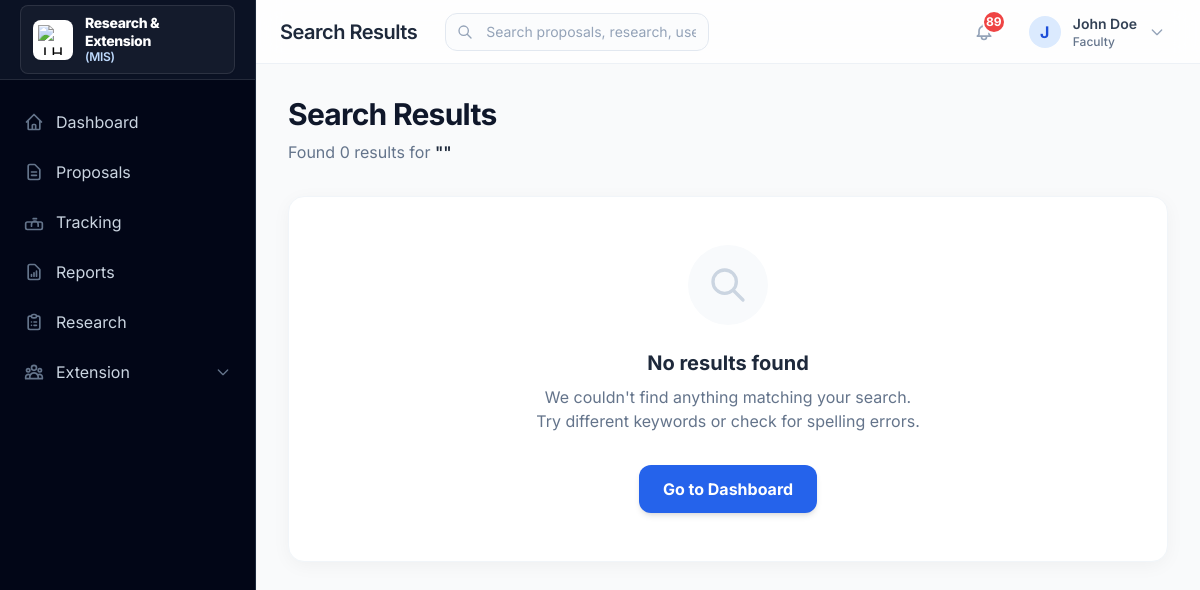
/search/ (signed in), run on the app's committed database.
### users/models.py (models this page shows, shortened)
class CustomUser(AbstractUser):
    ROLE_CHOICES = UserRole.choices
    DEPARTMENT_CHOICES = Department.choices
    role = models.CharField(
        max_length=30,
        choices=UserRole.choices,
        default=UserRole.FACULTY
    )
    employee_id = models.CharField(max_length=50, blank=True)
    department = models.CharField(
        max_length=100,
        choices=Department.choices,
        blank=True
    )
    phone = models.CharField(max_length=20, blank=True)
    created_at = models.DateTimeField(auto_now_add=True)
    updated_at = models.DateTimeField(auto_now=True)
    class Meta:
        verbose_name = 'User'
        verbose_name_plural = 'Users'
    @property
    def is_admin(self):
        return self.role == UserRole.ADMIN or self.is_superuser
    @property
    def is_faculty(self):
        return self.role == UserRole.FACULTY
    @property
    def is_research_extension_staff(self):
        return self.role == UserRole.RESEARCH_EXTENSION_STAFF
    @property
    def is_research_staff(self):
        return self.is_research_extension_staff
    @property
    def is_extension_staff(self):
        return self.is_research_extension_staff

### core/views.py (the view, shortened to what this page needs)
# urls.py: path('search/', global_search, name='global_search'),
@login_required
def global_search(request):
    query = request.GET.get('q', '').strip()
    results = {
        'proposals': [],
        'research': [],
        'extensions': [],
        'users': [],
    }
    total_count = sum(len(v) for v in results.values())
    context = {
        'query': query,
        'results': results,
        'total_count': total_count,
    }
    return render(request, 'core/search_results.html', context)

### templates/core/search_results.html (shortened to what this page needs)
{% extends 'base.html' %}
{% block page_title %}Search Results{% endblock %}
{% block content %}
<div class="max-w-6xl mx-auto">
    <div class="mb-8">
        <h1 class="text-3xl font-bold text-slate-900 tracking-tight">Search Results</h1>
        <p class="text-slate-500 mt-2">
            Found {{ total_count }} result{{ total_count|pluralize }} for <span class="font-semibold text-slate-800">"{{ query }}"</span>
        </p>
    </div>
    {% if total_count == 0 %}
    <div class="bg-white rounded-2xl shadow-soft border border-slate-100 p-12 text-center">
        <div class="w-20 h-20 bg-slate-50 text-slate-300 rounded-full flex items-center justify-center mx-auto mb-6">
            <svg class="w-10 h-10" fill="none" stroke="currentColor" viewBox="0 0 24 24"><path stroke-linecap="round" stroke-linejoin="round" stroke-width="2" d="M21 21l-6-6m2-5a7 7 0 11-14 0 7 7 0 0114 0z"></path></svg>
        </div>
        <h3 class="text-xl font-bold text-slate-800">No results found</h3>
        <p class="text-slate-500 mt-2 max-w-sm mx-auto">We couldn't find anything matching your search. Try different keywords or check for spelling errors.</p>
        <div class="mt-8">
            <a href="{% url 'dashboard' %}" class="inline-flex items-center px-6 py-3 bg-blue-600 text-white font-bold rounded-xl shadow-md hover:bg-blue-700 transition-all">
                Go to Dashboard
            </a>
        </div>
    </div>
    {% endif %}
</div>
{% endblock %}

### templates/base.html (shortened to what this page needs)
{% load static %}
<!DOCTYPE html>
<html lang="en">
<head>
    <script src="https://cdn.tailwindcss.com"></script>
</head>
<body class="bg-gray-50" x-data="{ sidebarOpen: false }">
    {% if user.is_authenticated %}
    <div class="flex h-screen">
        <aside data-sidebar-variant="executive-clean"
            :class="sidebarOpen ? 'translate-x-0 shadow-2xl' : '-translate-x-full'"
            class="fixed inset-y-0 left-0 z-50 w-64 bg-slate-950 border-r border-slate-800 transform transition-transform duration-300 ease-in-out lg:relative lg:translate-x-0 lg:shadow-sm flex flex-col"
        >
            <div class="flex items-center justify-between h-20 px-5 border-b border-white/10 bg-slate-900/70">
                <div class="flex items-center gap-3 min-w-0 rounded-lg border border-white/10 bg-white/[0.04] px-3 py-2 shadow-sm">
                    <div class="w-10 h-10 rounded-lg bg-white border border-white/20 shadow-sm p-1 flex items-center justify-center shrink-0 overflow-hidden">
                        <img src="{% static 'images/jh_logo.png' %}" alt="J.H. Cerilles State College logo" class="w-full h-full object-contain">
                    </div>
                    <h1 class="text-sm font-extrabold text-white leading-tight tracking-tight">
                        Research &amp; Extension
                        <span class="block text-xs font-semibold text-blue-200">(MIS)</span>
                    </h1>
                </div>
            </div>
            <nav class="flex-1 mt-5 px-3 space-y-1.5">
                {% block sidebar %}
                <a href="{% url 'dashboard' %}" class="flex items-center px-3 py-2.5 rounded-lg transition-all duration-200 group {% if request.resolver_match.url_name == 'dashboard' %}bg-white/10 text-white shadow-sm ring-1 ring-white/10 font-semibold border-l-2 border-blue-400{% else %}text-slate-300 hover:bg-white/[0.06] hover:text-white{% endif %}">
                    <svg class="w-5 h-5 mr-3 transition-colors {% if request.resolver_match.url_name == 'dashboard' %}text-blue-200{% else %}text-slate-500 group-hover:text-blue-200{% endif %}" fill="none" stroke="currentColor" viewBox="0 0 24 24">
                        <path stroke-linecap="round" stroke-linejoin="round" stroke-width="2" d="M3 12l2-2m0 0l7-7 7 7M5 10v10a1 1 0 001 1h3m10-11l2 2m-2-2v10a1 1 0 01-1 1h-3m-6 0a1 1 0 001-1v-4a1 1 0 011-1h2a1 1 0 011 1v4a1 1 0 001 1m-6 0h6"></path>
                    </svg>
                    Dashboard
                </a>
                <a href="{% url 'proposal_list' %}" class="flex items-center px-3 py-2.5 mt-1 rounded-lg transition-all duration-200 group {% if 'proposal' in request.resolver_match.url_name and request.resolver_match.url_name != 'proposal_tracking_dashboard' %}bg-white/10 text-white shadow-sm ring-1 ring-white/10 font-semibold border-l-2 border-blue-400{% else %}text-slate-300 hover:bg-white/[0.06] hover:text-white{% endif %}">
                    <svg class="w-5 h-5 mr-3 transition-colors {% if 'proposal' in request.resolver_match.url_name and request.resolver_match.url_name != 'proposal_tracking_dashboard' %}text-blue-200{% else %}text-slate-500 group-hover:text-blue-200{% endif %}" fill="none" stroke="currentColor" viewBox="0 0 24 24">
                        <path stroke-linecap="round" stroke-linejoin="round" stroke-width="2" d="M9 12h6m-6 4h6m2 5H7a2 2 0 01-2-2V5a2 2 0 012-2h5.586a1 1 0 01.707.293l5.414 5.414a1 1 0 01.293.707V19a2 2 0 01-2 2z"></path>
                    </svg>
                    Proposals
                </a>
                <a href="{% url 'proposal_tracking_dashboard' %}" class="flex items-center px-3 py-2.5 mt-1 rounded-lg transition-all duration-200 group {% if request.resolver_match.url_name == 'proposal_tracking_dashboard' %}bg-white/10 text-white shadow-sm ring-1 ring-white/10 font-semibold border-l-2 border-blue-400{% else %}text-slate-300 hover:bg-white/[0.06] hover:text-white{% endif %}">
                    <svg class="w-5 h-5 mr-3 transition-colors {% if request.resolver_match.url_name == 'proposal_tracking_dashboard' %}text-blue-200{% else %}text-slate-500 group-hover:text-blue-200{% endif %}" fill="none" stroke="currentColor" viewBox="0 0 24 24">
                        <path stroke-linecap="round" stroke-linejoin="round" stroke-width="2" d="M9 17v-2a4 4 0 118 0v2m-6-9h4m-9 13h14a2 2 0 002-2v-5a2 2 0 00-2-2H4a2 2 0 00-2 2v5a2 2 0 002 2z"></path>
                    </svg>
                    Tracking
                </a>
                <a href="{% url 'comprehensive_reports' %}" class="flex items-center px-3 py-2.5 mt-1 rounded-lg transition-all duration-200 group {% if 'report' in request.resolver_match.url_name %}bg-white/10 text-white shadow-sm ring-1 ring-white/10 font-semibold border-l-2 border-blue-400{% else %}text-slate-300 hover:bg-white/[0.06] hover:text-white{% endif %}">
                    <svg class="w-5 h-5 mr-3 transition-colors {% if 'report' in request.resolver_match.url_name %}text-blue-200{% else %}text-slate-500 group-hover:text-blue-200{% endif %}" fill="none" stroke="currentColor" viewBox="0 0 24 24">
                        <path stroke-linecap="round" stroke-linejoin="round" stroke-width="2" d="M9 17v-2m3 2v-4m3 4v-6m2 10H7a2 2 0 01-2-2V5a2 2 0 012-2h5.586a1 1 0 01.707.293l5.414 5.414a1 1 0 01.293.707V19a2 2 0 01-2 2z"></path>
                    </svg>
                    Reports
                </a>
                {% if user.is_research_staff or user.is_admin or user.is_faculty %}
                <a href="{% url 'research_list' %}" class="flex items-center px-3 py-2.5 mt-1 rounded-lg transition-all duration-200 group {% if 'research' in request.resolver_match.url_name or '/research/' in request.path %}bg-white/10 text-white shadow-sm ring-1 ring-white/10 font-semibold border-l-2 border-blue-400{% else %}text-slate-300 hover:bg-white/[0.06] hover:text-white{% endif %}">
                    <svg class="w-5 h-5 mr-3 transition-colors {% if 'research' in request.resolver_match.url_name or '/research/' in request.path %}text-blue-200{% else %}text-slate-500 group-hover:text-blue-200{% endif %}" fill="none" stroke="currentColor" viewBox="0 0 24 24">
                        <path stroke-linecap="round" stroke-linejoin="round" stroke-width="2" d="M9 5H7a2 2 0 00-2 2v12a2 2 0 002 2h10a2 2 0 002-2V7a2 2 0 00-2-2h-2M9 5a2 2 0 002 2h2a2 2 0 002-2M9 5a2 2 0 012-2h2a2 2 0 012 2m-3 7h3m-3 4h3m-6-4h.01M9 16h.01"></path>
                    </svg>
                    Research
                </a>
                {% endif %}
                {% if user.is_extension_staff or user.is_admin or user.is_faculty %}
                <div x-data="{ open: {% if 'extension' in request.resolver_match.url_name or 'quarterly_reports' in request.resolver_match.url_name or '/extension/' in request.path %}true{% else %}false{% endif %} }" class="mt-1">
                    <button @click="open = !open" class="w-full flex items-center justify-between px-3 py-2.5 rounded-lg transition-all duration-200 group {% if 'extension' in request.resolver_match.url_name or 'quarterly_reports' in request.resolver_match.url_name or '/extension/' in request.path %}bg-white/10 text-white shadow-sm ring-1 ring-white/10 font-semibold border-l-2 border-blue-400{% else %}text-slate-300 hover:bg-white/[0.06] hover:text-white{% endif %}">
                        <div class="flex items-center">
                            <svg class="w-5 h-5 mr-3 transition-colors {% if 'extension' in request.resolver_match.url_name or 'quarterly_reports' in request.resolver_match.url_name or '/extension/' in request.path %}text-blue-200{% else %}text-slate-500 group-hover:text-blue-200{% endif %}" fill="none" stroke="currentColor" viewBox="0 0 24 24">
                                <path stroke-linecap="round" stroke-linejoin="round" stroke-width="2" d="M17 20h5v-2a3 3 0 00-5.356-1.857M17 20H7m10 0v-2c0-.656-.126-1.283-.356-1.857M7 20H2v-2a3 3 0 015.356-1.857M7 20v-2c0-.656.126-1.283.356-1.857m0 0a5.002 5.002 0 019.288 0M15 7a3 3 0 11-6 0 3 3 0 016 0zm6 3a2 2 0 11-4 0 2 2 0 014 0zM7 10a2 2 0 11-4 0 2 2 0 014 0z"></path>
                            </svg>
                            Extension
                        </div>
                        <svg class="w-4 h-4 text-slate-500 transition-transform duration-200" :class="{'rotate-180': open}" fill="none" stroke="currentColor" viewBox="0 0 24 24"><path stroke-linecap="round" stroke-linejoin="round" stroke-width="2" d="M19 9l-7 7-7-7"></path></svg>
                    </button>
                </div>
                {% endif %}
                {% endblock %}
            </nav>
        </aside>
        <div class="flex-1 flex flex-col min-w-0">
            <header class="bg-white/80 backdrop-blur-md border-b border-slate-200/60 sticky top-0 z-30 h-16 flex flex-col justify-center">
                <div class="flex items-center justify-between px-4 sm:px-6">
                    <div class="flex items-center gap-3">
                        <h2 class="text-xl font-semibold text-slate-800 tracking-tight hidden lg:block leading-none">{% block page_title %}Dashboard{% endblock %}</h2>
                        <div class="hidden md:flex flex-1 max-w-md ml-4">
                            <form action="{% url 'global_search' %}" method="GET" class="w-full relative group">
                                <div class="absolute inset-y-0 left-0 pl-3 flex items-center pointer-events-none">
                                    <svg class="w-4 h-4 text-slate-400 group-focus-within:text-blue-500 transition-colors" fill="none" stroke="currentColor" viewBox="0 0 24 24"><path stroke-linecap="round" stroke-linejoin="round" stroke-width="2" d="M21 21l-6-6m2-5a7 7 0 11-14 0 7 7 0 0114 0z"></path></svg>
                                </div>
                                <input type="text" name="q" placeholder="Search proposals, research, users..."
                                       class="block w-full pl-10 pr-3 py-2 border border-slate-200 rounded-xl bg-slate-50/50 text-sm placeholder-slate-400 focus:outline-none focus:ring-2 focus:ring-blue-500/20 focus:border-blue-500 focus:bg-white transition-all">
                            </form>
                        </div>
                    </div>
                    <div class="flex items-center gap-4">
                        <div class="relative" x-data="{ notifyOpen: false }">
                            <button @click="notifyOpen = !notifyOpen" @click.away="notifyOpen = false" class="p-2 text-slate-400 hover:text-blue-600 hover:bg-blue-50 rounded-full transition-colors relative focus:outline-none">
                                {% if notification_count > 0 %}
                                <span class="absolute -top-1 -right-1 min-w-6 h-6 bg-red-500 text-white text-xs font-bold rounded-full border-2 border-white flex items-center justify-center leading-none">
                                    {% if notification_count > 99 %}99+{% else %}{{ notification_count }}{% endif %}
                                </span>
                                {% endif %}
                            </button>
                        </div>
                        <div class="relative" x-data="{ dropdownOpen: false }">
                            <button @click="dropdownOpen = !dropdownOpen" @click.away="dropdownOpen = false" class="flex items-center gap-2 hover:bg-slate-50 py-1.5 px-2.5 rounded-xl transition-colors border border-transparent hover:border-slate-200 focus:outline-none">
                                <div class="w-8 h-8 rounded-full bg-blue-100 text-blue-700 font-bold flex items-center justify-center flex-shrink-0">
                                    {{ user.get_full_name|default:user.username|make_list|first|upper }}
                                </div>
                                <div class="hidden md:flex flex-col items-start overflow-hidden text-left pl-1">
                                    <span class="text-sm font-semibold text-slate-700 truncate max-w-[120px]">{{ user.get_full_name|default:user.username }}</span>
                                    <span class="text-xs text-slate-500 font-medium">{{ user.get_role_display|default:'User' }}</span>
                                </div>
                                <svg class="w-4 h-4 text-slate-400 hidden sm:block ml-1" fill="none" stroke="currentColor" viewBox="0 0 24 24">
                                    <path stroke-linecap="round" stroke-linejoin="round" stroke-width="2" d="M19 9l-7 7-7-7"></path>
                                </svg>
                            </button>
                        </div>
                    </div>
                </div>
            </header>
            <main class="flex-1 overflow-x-hidden overflow-y-auto p-4 sm:p-6 lg:p-8">
                <div class="max-w-7xl mx-auto">
                    {% block content %}{% endblock %}
                </div>
            </main>
        </div>
    </div>
    {% else %}
    <div class="min-h-screen flex flex-col justify-center bg-slate-50">
        {% block login_content %}{% endblock %}
    </div>
    {% endif %}
</body>
</html>

### templates/base.html (style rules this page uses)
body { font-family: 'Inter', sans-serif; }

### data on the page
CustomUser: get_full_name|make_list "J", get_full_name "John Doe", role "Faculty"

### other printed values
{{ notification_count }} "89"
{{ total_count }} "0"
